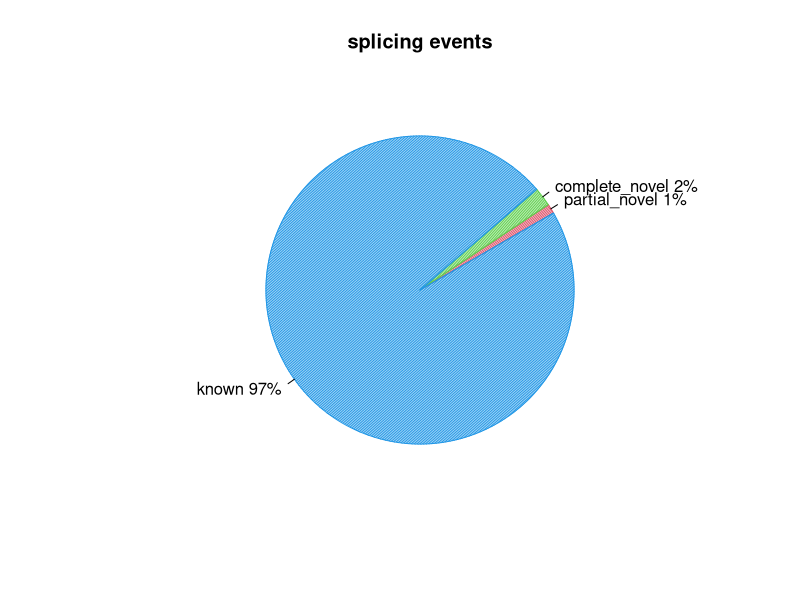
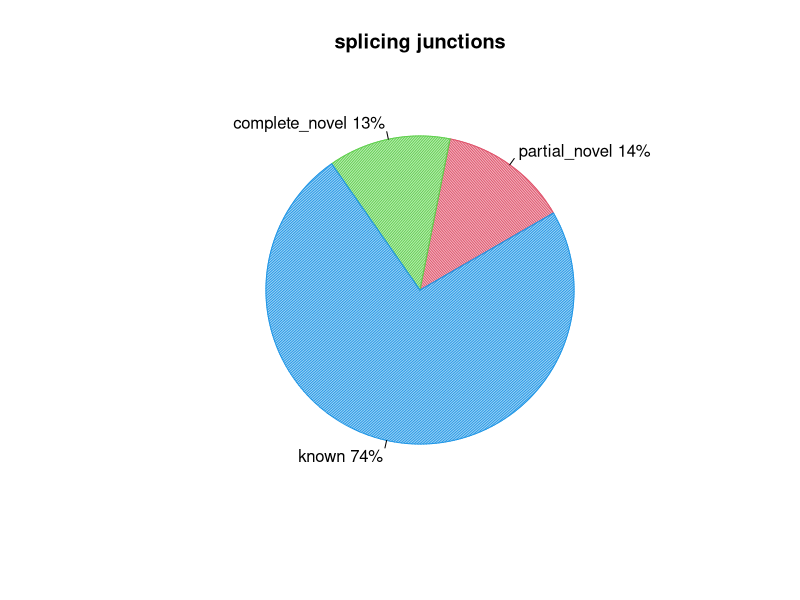

The R source for these figures, in order:
pdf("SRR11647688.splice_events.pdf")
events=c(1.0077068833286587,1.9753453889883383,96.76458529528131)
pie(events,col=c(2,3,4),init.angle=30,angle=c(60,120,150),density=c(70,70,70),main="splicing events",labels=c("partial_novel 1%","complete_novel 2%","known 97%"))
dev.off()
pdf("SRR11647688.splice_junction.pdf")
junction=c(13.538472955986512,12.844109038790684,73.6174180052228)
pie(junction,col=c(2,3,4),init.angle=30,angle=c(60,120,150),density=c(70,70,70),main="splicing junctions",labels=c("partial_novel 14%","complete_novel 13%","known 74%"))
dev.off()
